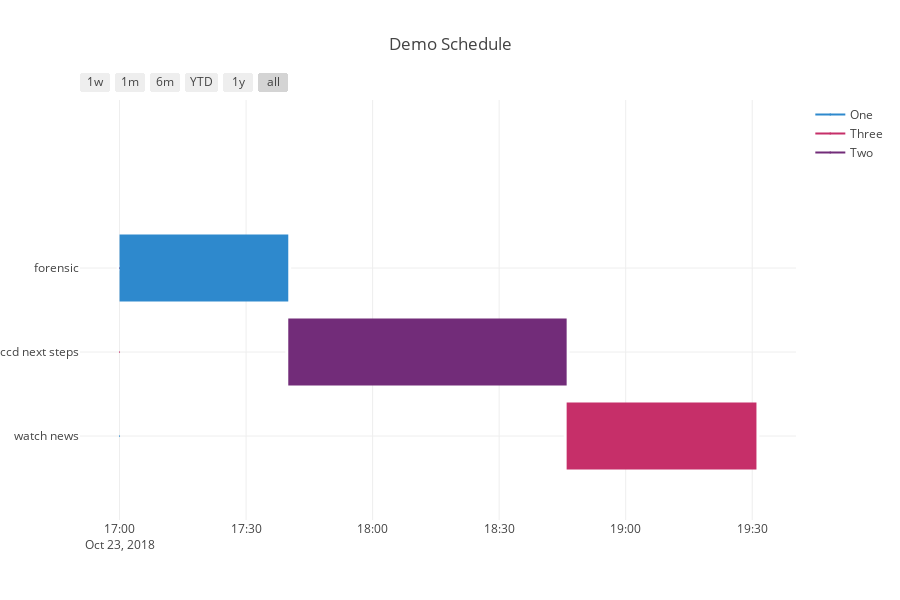

This figure's notebook cell:
### Code cell
import datetime

task_list = []
start_time = datetime.datetime.now().hour
print(start_time)
# start_time = 14
running_time = datetime.datetime.combine(datetime.date.today(),datetime.time(start_time))
cnt=0
pri = {0:'Zero',1:'One', 2:'Two', 3:'Three'}
for index, row in b.iterrows():
    print(row['task'], row['minutes'])
    mint = int(row['minutes'])
    task = row['task']
    print(mint)
    save_time = running_time
    end_time =  running_time + datetime.timedelta(minutes=mint)
    running_time=end_time
    print(end_time)
    cnt = cnt + 1
    mycat = pri[cnt%4]
    a_dict = {'Task':task, 'Start':save_time, 'Finish':end_time, 'Resource':mycat}
    
    task_list.append(a_dict)
    

#print(task_list)
df = []
for a in reversed(task_list):
    df.append(a)

colors = dict(One = 'rgb(46, 137, 205)',
              Two = 'rgb(114, 44, 121)',
              Three = 'rgb(198, 47, 105)',
              Zero = 'rgb(58, 149, 136)',
              ODC = 'rgb(107, 127, 135)')

fig = ff.create_gantt(df, colors=colors, index_col='Resource', title='Demo Schedule',
                      show_colorbar=True, bar_width=0.4, showgrid_x=True, showgrid_y=True)
py.iplot(fig, show_link=False)

### Figure 1 — Plotly figure (JSON) as saved in the notebook; plotly's stock layout.template omitted (floating-point values rounded to 4 significant figures)
{"data": [{"marker": {"color": "white"}, "name": "", "showlegend": false, "type": "scatter", "uid": "f8520786-d710-11e8-bffc-52540069414d", "x": ["2018-10-23 18:46:00", "2018-10-23 19:31:00"], "y": [0, 0]}, {"marker": {"color": "white"}, "name": "", "showlegend": false, "type": "scatter", "uid": "f8520787-d710-11e8-bffc-52540069414d", "x": ["2018-10-23 17:40:00", "2018-10-23 18:46:00"], "y": [1, 1]}, {"marker": {"color": "white"}, "name": "", "showlegend": false, "type": "scatter", "uid": "f8520788-d710-11e8-bffc-52540069414d", "x": ["2018-10-23 17:00:00", "2018-10-23 17:40:00"], "y": [2, 2]}, {"hoverinfo": "none", "marker": {"color": "rgb(46, 137, 205)", "size": 1}, "name": "One", "showlegend": true, "type": "scatter", "uid": "f8520789-d710-11e8-bffc-52540069414d", "x": ["2018-10-23 17:00:00", "2018-10-23 17:00:00"], "y": [0, 0]}, {"hoverinfo": "none", "marker": {"color": "rgb(198, 47, 105)", "size": 1}, "name": "Three", "showlegend": true, "type": "scatter", "uid": "f852078a-d710-11e8-bffc-52540069414d", "x": ["2018-10-23 17:00:00", "2018-10-23 17:00:00"], "y": [1, 1]}, {"hoverinfo": "none", "marker": {"color": "rgb(114, 44, 121)", "size": 1}, "name": "Two", "showlegend": true, "type": "scatter", "uid": "f852078b-d710-11e8-bffc-52540069414d", "x": ["2018-10-23 17:00:00", "2018-10-23 17:00:00"], "y": [2, 2]}], "layout": {"height": 600, "hovermode": "closest", "shapes": [{"fillcolor": "rgb(198, 47, 105)", "line": {"width": 0}, "opacity": 1, "type": "rect", "x0": "2018-10-23 18:46:00", "x1": "2018-10-23 19:31:00", "xref": "x", "y0": -0.4, "y1": 0.4, "yref": "y"}, {"fillcolor": "rgb(114, 44, 121)", "line": {"width": 0}, "opacity": 1, "type": "rect", "x0": "2018-10-23 17:40:00", "x1": "2018-10-23 18:46:00", "xref": "x", "y0": 0.6, "y1": 1.4, "yref": "y"}, {"fillcolor": "rgb(46, 137, 205)", "line": {"width": 0}, "opacity": 1, "type": "rect", "x0": "2018-10-23 17:00:00", "x1": "2018-10-23 17:40:00", "xref": "x", "y0": 1.6, "y1": 2.4, "yref": "y"}], "showlegend": true, "title": "Demo Schedule", "width": 900, "xaxis": {"rangeselector": {"buttons": [{"count": 7, "label": "1w", "step": "day", "stepmode": "backward"}, {"count": 1, "label": "1m", "step": "month", "stepmode": "backward"}, {"count": 6, "label": "6m", "step": "month", "stepmode": "backward"}, {"count": 1, "label": "YTD", "step": "year", "stepmode": "todate"}, {"count": 1, "label": "1y", "step": "year", "stepmode": "backward"}, {"step": "all"}]}, "showgrid": true, "type": "date", "zeroline": false}, "yaxis": {"autorange": false, "range": [-1, 4], "showgrid": true, "ticktext": ["watch news", "pyccd next steps", "forensic"], "tickvals": [0, 1, 2], "zeroline": false}}}
